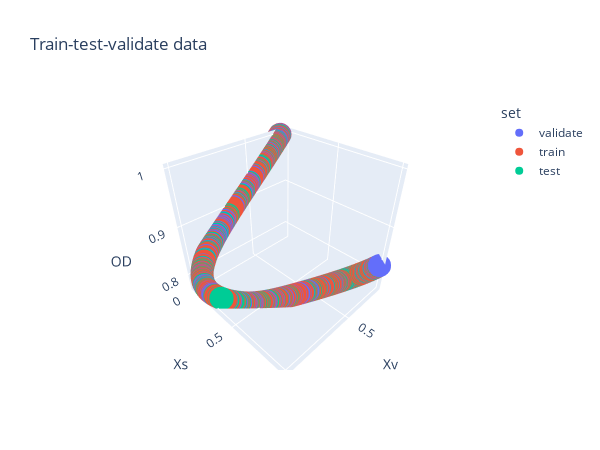

Notebook code cell kept with this figure:
### Code cell
# Plot split data
fig = px.scatter_3d(data, x='Xv', y='Xs', z='OD', color='set',
                    title='Train-test-validate data', width=600, height=450)
fig.show()

### Figure 1 — Plotly figure (JSON) as saved in the notebook; plotly's stock layout.template omitted (floating-point values rounded to 4 significant figures; data arrays with more than 128 entries replaced by an {"elided": "..."} marker saying what was removed)
{"data": [{"hovertemplate": "set=validate<br>Xv=%{x}<br>Xs=%{y}<br>OD=%{z}<extra></extra>", "legendgroup": "validate", "marker": {"color": "#636efa", "symbol": "circle"}, "mode": "markers", "name": "validate", "scene": "scene", "showlegend": true, "type": "scatter3d", "x": {"elided": "180 float values"}, "y": {"elided": "180 float values"}, "z": {"elided": "180 float values"}}, {"hovertemplate": "set=train<br>Xv=%{x}<br>Xs=%{y}<br>OD=%{z}<extra></extra>", "legendgroup": "train", "marker": {"color": "#EF553B", "symbol": "circle"}, "mode": "markers", "name": "train", "scene": "scene", "showlegend": true, "type": "scatter3d", "x": {"elided": "540 float values"}, "y": {"elided": "540 float values"}, "z": {"elided": "540 float values"}}, {"hovertemplate": "set=test<br>Xv=%{x}<br>Xs=%{y}<br>OD=%{z}<extra></extra>", "legendgroup": "test", "marker": {"color": "#00cc96", "symbol": "circle"}, "mode": "markers", "name": "test", "scene": "scene", "showlegend": true, "type": "scatter3d", "x": {"elided": "181 float values"}, "y": {"elided": "181 float values"}, "z": {"elided": "181 float values"}}], "layout": {"height": 450, "legend": {"title": {"text": "set"}, "tracegroupgap": 0}, "scene": {"domain": {"x": [0, 1], "y": [0, 1]}, "xaxis": {"title": {"text": "Xv"}}, "yaxis": {"title": {"text": "Xs"}}, "zaxis": {"title": {"text": "OD"}}}, "title": {"text": "Train-test-validate data"}, "width": 600}}
